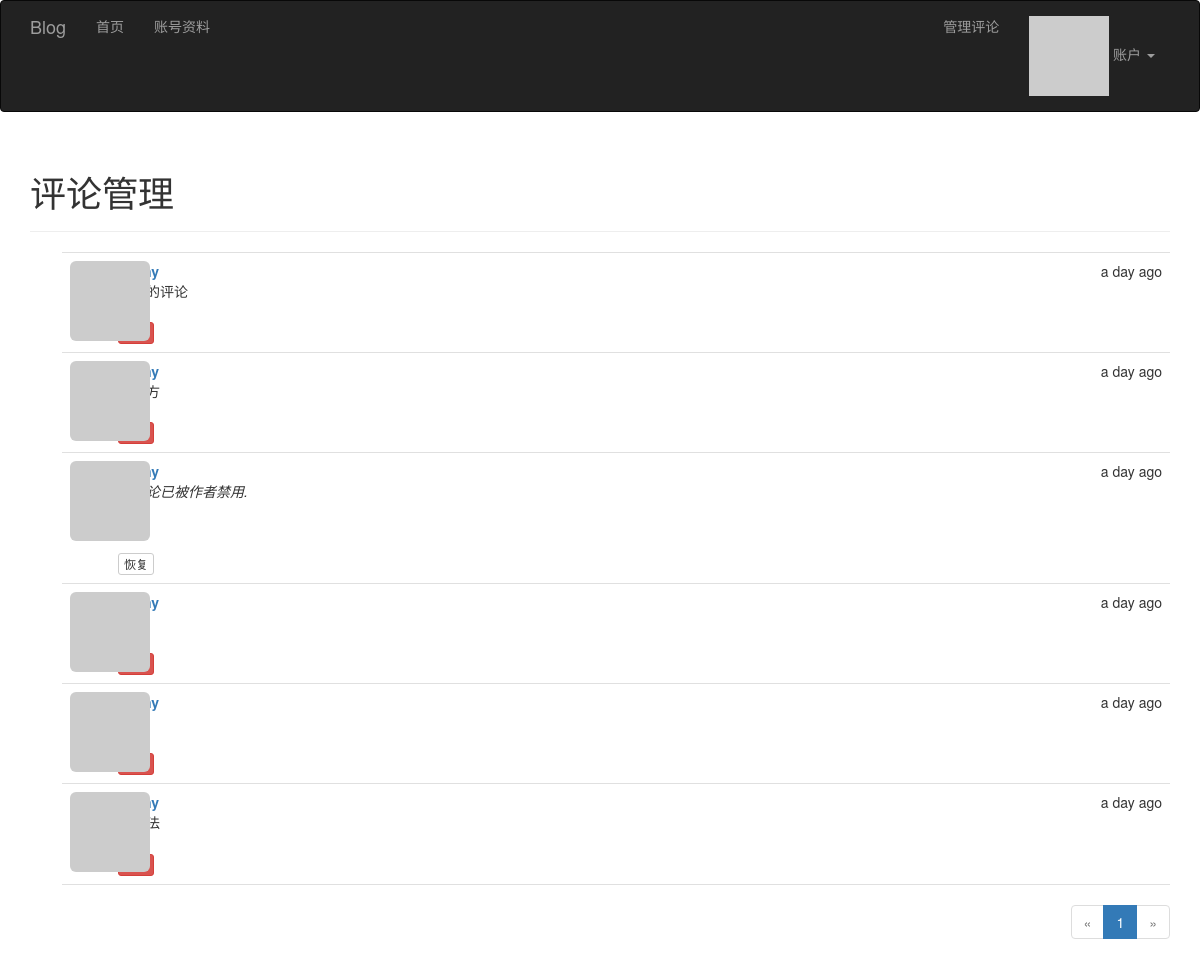
The app's page /moderate (signed in), older data.
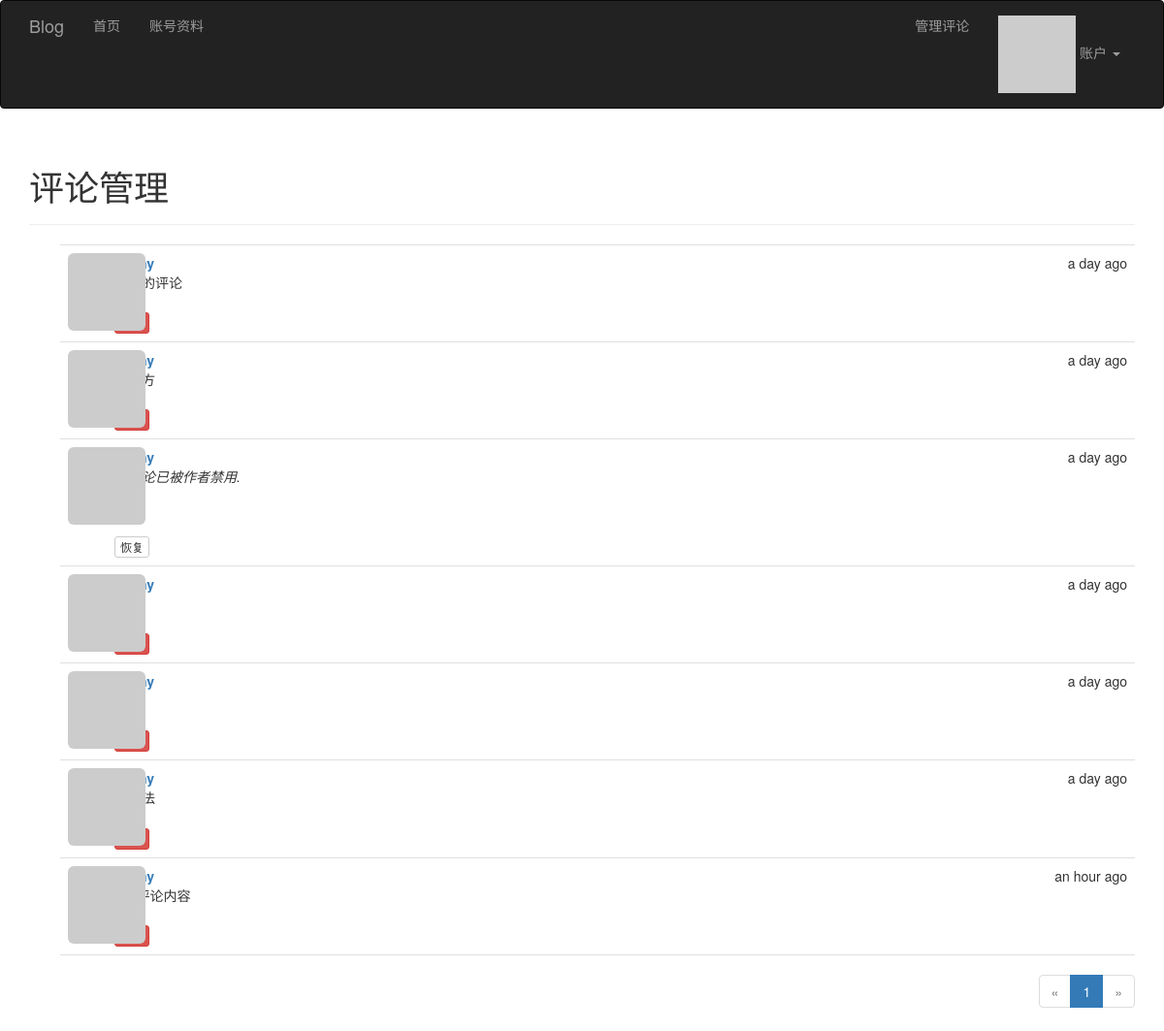
The same page, newer data.
### app/models.py (models this page shows, shortened)
class Comment(db.Model):
    __tablename__ = 'comments'
    id = db.Column(db.Integer, primary_key=True)
    body = db.Column(db.Text)
    body_html = db.Column(db.Text)
    timestamp = db.Column(db.DateTime, index=True, default=datetime.utcnow)
    disabled = db.Column(db.Boolean)
    author_id = db.Column(db.Integer, db.ForeignKey('users.id'))
    article_id = db.Column(db.Integer, db.ForeignKey('articles.id'))

### app/main/views.py (the view)
class Moderate(MethodView):
    @login_required
    @permission_required(Permission.MODERATE)
    def get(self):
        page = request.args.get('page', 1, type=int)
        pagination = Comment.query.order_by(Comment.timestamp).paginate(
            page, per_page=current_app.config['FLASK_COMMENTS_PER_PAGE'],
            error_out=False)
        comments = pagination.items
        return render_template('moderate.html', comments=comments,
                               pagination=pagination, page=page)

### app/auth/views.py (called while the page is built)
@auth.before_app_request
def before_request():
    if current_user.is_authenticated:
        current_user.ping()
        if not current_user.confirmed \
                and request.blueprint != 'auth' \
                and request.endpoint != 'static':
            return redirect(url_for('auth.unconfirmed'))

### app/main/__init__.py (called while the page is built)
@main.app_context_processor
def inject_permissions():
    return dict(Permission=Permission)

### app/models.py (called while the page is built)
@login_manager.user_loader
def load_user(user_id):
    return User.query.get(int(user_id))

    def has_permission(self, perm):
        return self.permissions & perm == perm

    def can(self, perm):
        return self.role is not None and self.role.has_permission(perm)

    def ping(self):
        self.last_seen = datetime.utcnow()
        self.add = db.session.add(self)

    def gravatar(self, size=100, default='identicon', rating='g'):
        url = 'https://www.gravatar.com/avatar'
        hash = self.avatar_hash or self.gravatar_hash()
        u = '{url}/{hash}?s={size}&d={default}&r={rating}'.format(
            url=url, hash=hash, size=size, default=default, rating=rating)
        return u

### app/templates/moderate.html (shortened to what this page needs)
{% extends "base.html" %}
{% import "_macros.html" as macros %}
 {% block page_content %}
<div class="page-header">
    <h1>评论管理</h1>
</div>
{% set moderate = True %}
{% include '_comments.html' %}
{% if pagination %}
<div class="pagination">
    {{ macros.pagination_widget(pagination, '.moderate') }}
</div>
{% endif %}
{% endblock %}

### app/templates/base.html (shortened to what this page needs)
{% extends "bootstrap/base.html" %}
{% block head %}
    {{ super() }}
    <link rel="stylesheet" type="text/css" href="{{ url_for('static', filename='css/styles.css') }}">
{% endblock %}
{% block navbar %}
    <div class="navbar navbar-inverse" role="navigation">
        <div class="container">
            <div class="navbar-header">
                <a class="navbar-brand" href="{{ url_for('main.index') }}">Blog</a>
            </div>
            <div class="navbar-collapse collapse">
                <ul class="nav navbar-nav">
                    <li><a href="{{ url_for('main.index') }}">首页</a></li>
                    {% if current_user.is_authenticated %}
                        <li><a href="{{ url_for('main.user', username=current_user.username) }}">账号资料</a></li>
                    {% endif %}
                </ul>
                <ul class="nav navbar-nav navbar-right">
                    {% if current_user.can(Permission.MODERATE) %}
                        <li><a href="{{ url_for('main.moderate') }}">管理评论</a></li>
                    {% endif %}
                    {% if current_user.is_authenticated %}
                        <li class="dropdown">
                            <a href="#" class="dropdown-toggle" data-toggle="dropdown">
                                <img src="{{ current_user.gravatar(size=18) }}">
                                账户 <b class="caret"></b>
                            </a>
                        </li>
                    {% else %}
                        <li><a href="{{ url_for('auth.login') }}">登录</a></li>
                    {% endif %}
                </ul>
            </div>
        </div>
    </div>
{% endblock %}
{% block content %}
    <div class="container">
        {% block page_content %}{% endblock %}
    </div>
{% endblock %}

### app/templates/_macros.html
{% macro pagination_widget(pagination, endpoint, fragment='') %}
<ul class="pagination">
    <li{% if not pagination.has_prev %} class="disabled"{% endif %}>
        <a href="{% if pagination.has_prev %}{{ url_for(endpoint, page=pagination.prev_num, **kwargs) }}{{ fragment }}{% else %}#{% endif %}">
            &laquo;
        </a>
    </li>
    {% for p in pagination.iter_pages() %}
        {% if p %}
            {% if p == pagination.page %}
            <li class="active">
                <a href="{{ url_for(endpoint, page = p, **kwargs) }}{{ fragment }}">{{ p }}</a>
            </li>
            {% else %}
            <li>
                <a href="{{ url_for(endpoint, page = p, **kwargs) }}{{ fragment }}">{{ p }}</a>
            </li>
            {% endif %}
        {% else %}
        <li class="disabled"><a href="#">&hellip;</a></li>
        {% endif %}
    {% endfor %}
    <li{% if not pagination.has_next %} class="disabled"{% endif %}>
        <a href="{% if pagination.has_next %}{{ url_for(endpoint, page=pagination.next_num, **kwargs) }}{{ fragment }}{% else %}#{% endif %}">
            &raquo;
        </a>
    </li>
</ul>
{% endmacro %}

### app/templates/_comments.html
<ul class="comments">
    {% for comment in comments %}
    <li class="comment">
        <div class="comment-thumbnail">
            <a href="{{ url_for('.user', username=comment.author.username) }}">
                <img class="img-rounded profile-thumbnail" src="{{ comment.author.gravatar(size=40) }}">
            </a>
        </div>
        <div class="comment-content">
            <div class="comment-date">{{ moment(comment.timestamp).fromNow() }}</div>
            <div class="comment-author"><a href="{{ url_for('.user', username=comment.author.username) }}">{{ comment.author.username }}</a></div>
            <div class="comment-body">
            {% if comment.disabled %}
                 <p><i>此评论已被作者禁用.</i></p>
            {% endif %}
            {% if moderate or not comment.disabled %}
                {% if comment.body_html %}
                    {{ comment.body_html | safe }}
                {% else %}
                    {{ comment.body }}
                {% endif %}
            {% endif %}
            </div>
            {% if moderate %}
                <br>
                {% if comment.disabled %}
                    <a class="btn btn-default btn-xs" href="{{ url_for('.moderate_enable', id=comment.id, page=page) }}">恢复</a>
                {% else %}
                    <a class="btn btn-danger btn-xs" href="{{ url_for('.moderate_disable', id=comment.id, page=page) }}">禁用</a>
                {% endif %}
            {% endif %}
        </div>
    </li>
    {% endfor %}
</ul>

### app/static/css/styles.css (style rules this page uses)
.profile-thumbnail { position: absolute; }
ul.comments { list-style-type: none; padding: 0px; margin: 16px 0px 0px 0px; }
ul.comments li.comment { margin-left: 32px; padding: 8px; border-bottom: 1px solid #e0e0e0; }
ul.comments li.comment:nth-child(1) { border-top: 1px solid #e0e0e0; }
div.comment-date { float: right; }
div.comment-author { font-weight: bold; }
div.comment-thumbnail { position: absolute; }
div.comment-content { margin-left: 48px; min-height: 48px; }
div.pagination { width: 100%; text-align: right; padding: 0px; margin: 0px; }

Row changes from the older to the newer data that the page shows:
added Comment: timestamp "an hour ago", body_html "API评论内容"
